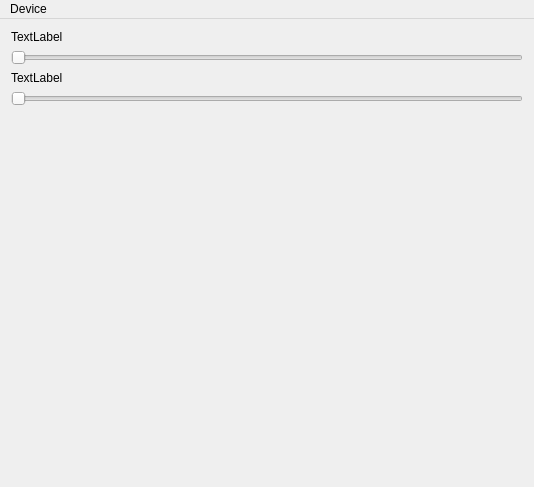
<?xml version="1.0" encoding="UTF-8"?>
<ui version="4.0">
 <class>MainWindow</class>
 <widget class="QMainWindow" name="MainWindow">
  <property name="geometry">
   <rect>
    <x>0</x>
    <y>0</y>
    <width>534</width>
    <height>487</height>
   </rect>
  </property>
  <property name="sizePolicy">
   <sizepolicy hsizetype="Maximum" vsizetype="Maximum">
    <horstretch>0</horstretch>
    <verstretch>0</verstretch>
   </sizepolicy>
  </property>
  <property name="windowTitle">
   <string>MainWindow</string>
  </property>
  <widget class="QWidget" name="centralWidget">
   <property name="sizePolicy">
    <sizepolicy hsizetype="Maximum" vsizetype="Maximum">
     <horstretch>100</horstretch>
     <verstretch>0</verstretch>
    </sizepolicy>
   </property>
   <property name="minimumSize">
    <size>
     <width>200</width>
     <height>200</height>
    </size>
   </property>
   <property name="maximumSize">
    <size>
     <width>653</width>
     <height>457</height>
    </size>
   </property>
   <layout class="QGridLayout" name="gridLayout">
    <item row="0" column="0">
     <layout class="QVBoxLayout" name="verticalLayout_3" stretch="0">
      <property name="sizeConstraint">
       <enum>QLayout::SetDefaultConstraint</enum>
      </property>
      <item>
       <layout class="QVBoxLayout" name="verticalLayout_2">
        <property name="sizeConstraint">
         <enum>QLayout::SetDefaultConstraint</enum>
        </property>
        <item>
         <widget class="QLabel" name="minlabel">
          <property name="sizePolicy">
           <sizepolicy hsizetype="Preferred" vsizetype="Minimum">
            <horstretch>0</horstretch>
            <verstretch>0</verstretch>
           </sizepolicy>
          </property>
          <property name="text">
           <string>TextLabel</string>
          </property>
         </widget>
        </item>
        <item>
         <widget class="QSlider" name="minDepth">
          <property name="sizePolicy">
           <sizepolicy hsizetype="Expanding" vsizetype="Fixed">
            <horstretch>0</horstretch>
            <verstretch>0</verstretch>
           </sizepolicy>
          </property>
          <property name="maximum">
           <number>1500</number>
          </property>
          <property name="orientation">
           <enum>Qt::Horizontal</enum>
          </property>
         </widget>
        </item>
        <item>
         <widget class="QLabel" name="maxlabel">
          <property name="sizePolicy">
           <sizepolicy hsizetype="Preferred" vsizetype="Minimum">
            <horstretch>0</horstretch>
            <verstretch>0</verstretch>
           </sizepolicy>
          </property>
          <property name="text">
           <string>TextLabel</string>
          </property>
         </widget>
        </item>
        <item>
         <widget class="QSlider" name="maxDepth">
          <property name="minimumSize">
           <size>
            <width>0</width>
            <height>0</height>
           </size>
          </property>
          <property name="maximum">
           <number>1500</number>
          </property>
          <property name="orientation">
           <enum>Qt::Horizontal</enum>
          </property>
         </widget>
        </item>
        <item>
         <widget class="ViewPort" name="canvas" native="true">
          <property name="sizePolicy">
           <sizepolicy hsizetype="Fixed" vsizetype="Fixed">
            <horstretch>0</horstretch>
            <verstretch>0</verstretch>
           </sizepolicy>
          </property>
          <property name="minimumSize">
           <size>
            <width>512</width>
            <height>424</height>
           </size>
          </property>
          <property name="sizeIncrement">
           <size>
            <width>512</width>
            <height>525</height>
           </size>
          </property>
          <property name="baseSize">
           <size>
            <width>1024</width>
            <height>848</height>
           </size>
          </property>
         </widget>
        </item>
       </layout>
      </item>
     </layout>
    </item>
    <item row="1" column="0">
     <spacer name="verticalSpacer">
      <property name="orientation">
       <enum>Qt::Vertical</enum>
      </property>
      <property name="sizeType">
       <enum>QSizePolicy::Fixed</enum>
      </property>
      <property name="sizeHint" stdset="0">
       <size>
        <width>20</width>
        <height>5</height>
       </size>
      </property>
     </spacer>
    </item>
   </layout>
  </widget>
  <widget class="QMenuBar" name="menuBar">
   <property name="geometry">
    <rect>
     <x>0</x>
     <y>0</y>
     <width>534</width>
     <height>30</height>
    </rect>
   </property>
   <widget class="QMenu" name="menuDevice">
    <property name="title">
     <string>Device</string>
    </property>
    <addaction name="act_start"/>
    <addaction name="act_stop"/>
    <addaction name="separator"/>
    <addaction name="info_status"/>
    <addaction name="action_stop"/>
   </widget>
   <addaction name="menuDevice"/>
  </widget>
  <action name="act_start">
   <property name="text">
    <string>Start</string>
   </property>
  </action>
  <action name="act_stop">
   <property name="text">
    <string>Stop</string>
   </property>
  </action>
  <action name="info_status">
   <property name="enabled">
    <bool>false</bool>
   </property>
   <property name="text">
    <string>Status:</string>
   </property>
  </action>
  <action name="action_stop">
   <property name="enabled">
    <bool>false</bool>
   </property>
   <property name="text">
    <string>Running</string>
   </property>
  </action>
 </widget>
 <layoutdefault spacing="6" margin="11"/>
 <customwidgets>
  <customwidget>
   <class>ViewPort</class>
   <extends>QWidget</extends>
   <header location="global">viewport.h</header>
   <container>1</container>
  </customwidget>
 </customwidgets>
 <resources/>
 <connections/>
</ui>
